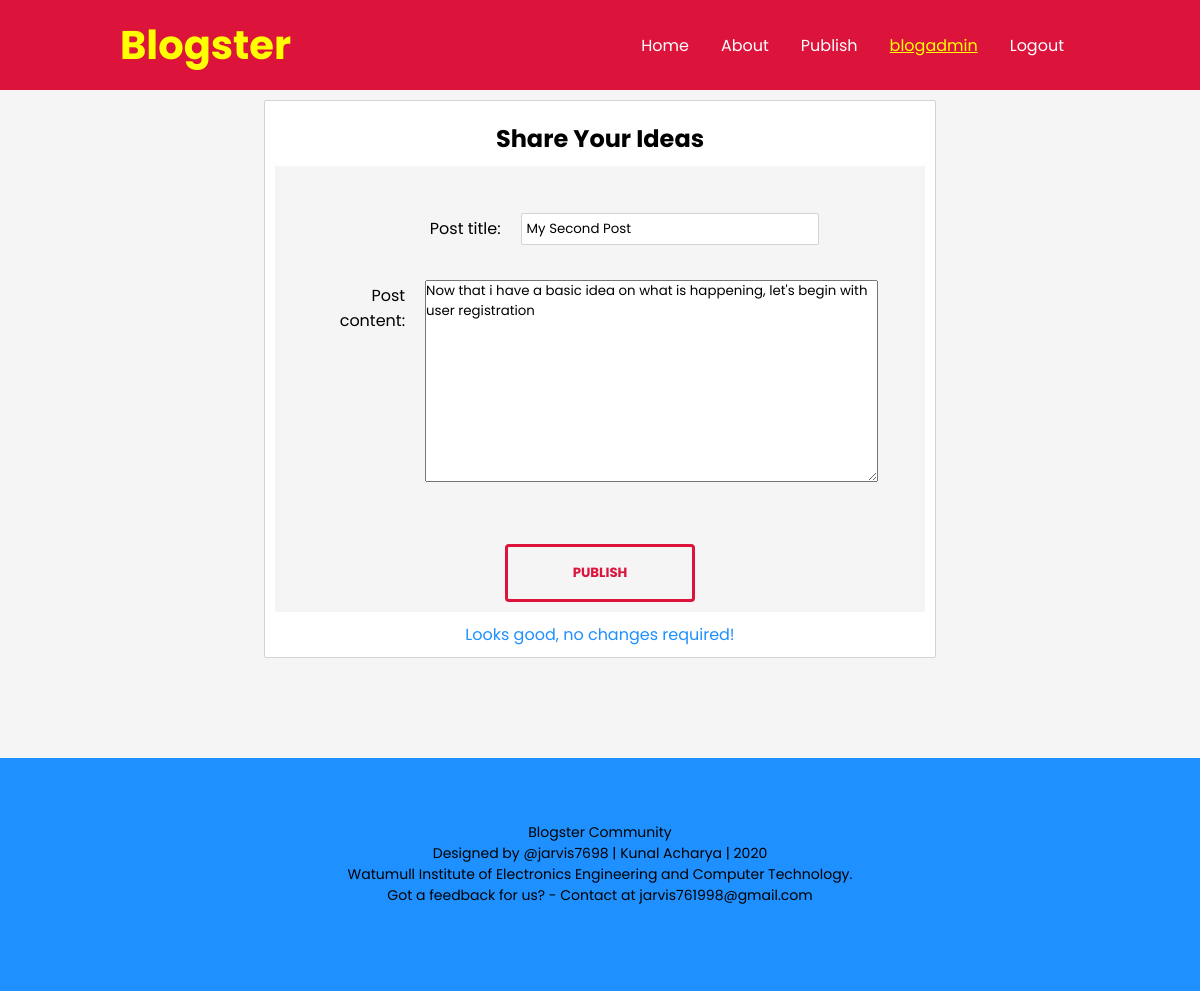
Page /post/2/update/ (signed in) on the committed database.
### blog/models.py (models this page shows, shortened)
class Post(models.Model):
	post_title = models.CharField(max_length=50)
	post_content = models.TextField()
	post_date = models.DateTimeField(auto_now_add=True)
	post_author = models.ForeignKey(User, on_delete=models.CASCADE)

### blog/views.py (the view, shortened to what this page needs)
# urls.py: path('post/<int:pk>/update/', PostUpdateView.as_view(), name='post-update'),
class PostUpdateView(LoginRequiredMixin, UserPassesTestMixin, UpdateView):
	model = Post
	fields = ['post_title', 'post_content']
	def test_func(self):
		post = self.get_object()
		if self.request.user == post.post_author:
			return True
		else:
			return False

### blog/templates/blog/post_form.html (shortened to what this page needs)
{% extends 'blog/base.html' %}
{% block content %}
	<div class="reg-form-box">
		<h1 class="reg-legend">Share Your Ideas</h1>
		<form class="reg-form" method="POST">
			<fieldset class="reg-fieldset">
				{% for field in form.visible_fields %}
					<div class="reg-field">
						<div class="reg-label">
							{{ field.label_tag }}
						</div>
						<div class="reg-input">
							{{ field }}
							<small class="field-info">
							</small>
						</div>
					</div>
				{% endfor %}
			</fieldset>
			<div class="btn-holder">
				<button class="reg-submit" type="submit">
					PUBLISH
				</button>
			</div>
		</form>
		<div class="reg-already">
			{% if object.id %}
				<a class="link-sign-in" href="{% url 'post-detail' object.id %}">Looks good, no changes required!</a>
			{% else %}
				<a class="link-sign-in" href="{% url 'index' %}">Come back later!</a>
			{% endif %}
		</div>
	</div>
{% endblock content %}

### blog/templates/blog/navbar.html
<div class="navbar">
	<a class="logo" href="{% url 'index' %}">Blogster</a>
	<ul class="nav">
		<li><a class="nav-item" href="{% url 'index' %}">Home</a></li>
		<li><a class="nav-item" href="{% url 'about' %}">About</a></li>
		{% if user.is_authenticated %}
			<li><a class="nav-item" href="{% url 'post-create' %}">Publish</a></li>
			<li><a class="nav-item" style="color: yellow;" href="{% url 'profile' %}"><u>{{ user.username }}</u></a></li>
			<li><a class="nav-item" href="{% url 'logout' %}">Logout</a></li>
		{% else %}
			<li><a class="nav-item" href="{% url 'login' %}">Login</a></li>
			<li><a class="nav-item" href="{% url 'register' %}">Register</a></li>
		{% endif %}
	</ul>
</div>

### static/css/main.css (style rules this page uses)
* { margin: 0; padding: 0; font-family: 'Poppins', sans-serif; }
html { overflow: scroll; overflow-x: hidden; }
body { background-color: rgb(245,245,245); }
.navbar { position: fixed; display: flex; justify-content: center; align-items: center; flex-direction: row; flex-wrap: wrap; background-color: #dc143c; width: 100%; height: 90px; top: 0; z-index: 9999; }
.nav { display: flex; justify-content: right; list-style: none; margin-right: 10%; }
.nav-item { padding: 2vh; color: white; text-decoration: none; transition-duration: 0.4s; }
.logo { flex: 1 1 auto; color: yellow; margin-left: 10%; font-weight: bold; font-size: 40px; text-decoration: none; transition-duration: 0.4s; }

### static/css/users.css (style rules this page uses)
.reg-form-box { background-color: white; border: solid lightgrey; border-width: 1px; border-radius: 2px; padding: 10px; padding-bottom: 0; }
.reg-legend { text-align: center; padding: 10px; }
.reg-form { border: none; background-color: rgb(245,245,245); }
.reg-fieldset { border: transparent; padding: 4vh; display: flex; flex-direction: column; }
.reg-field { flex: 1; display: flex; flex-direction: row; margin: 10px; }
.reg-label { flex: 1; margin-top: 3px; text-align: right; margin-right: 10px; padding: 5px; }
.reg-input { flex: 2; width: 80%; padding: 5px; display: flex; flex-direction: column; }
.field-info { flex: 1; font-size: 10px; color: grey; padding-top: 5px; }
input { padding: 5px; width: 80%; border-radius: 2px; border: lightgrey solid; border-width: 1px; }
.btn-holder { text-align: center; padding: 10px; }
.reg-submit { text-align: center; background-color: transparent; border: crimson solid; border-radius: 4px; padding: 2vh; width: 30%; color: crimson; font-weight: bold; transition-duration: 0.4s; }
.reg-already { text-align: center; padding: 10px; }
.link-sign-in { text-decoration: none; color: dodgerblue; }

### rows in the picture
Post: visible_fields "My Second Post" "Now that i have a basic idea on what is happening, let's begin with user registration"

### other values in the picture
{{ user.username }} "blogadmin"
{{ field.label_tag }} "Post title:" "Post content:"
